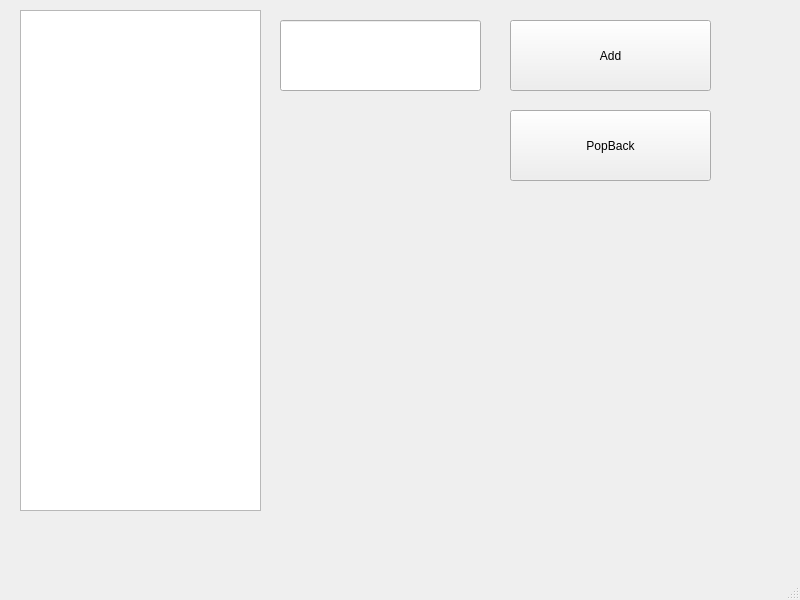
<?xml version="1.0" encoding="UTF-8"?>
<ui version="4.0">
 <class>MainWindow</class>
 <widget class="QMainWindow" name="MainWindow">
  <property name="geometry">
   <rect>
    <x>0</x>
    <y>0</y>
    <width>800</width>
    <height>600</height>
   </rect>
  </property>
  <property name="windowTitle">
   <string>MainWindow</string>
  </property>
  <widget class="QWidget" name="centralwidget">
   <widget class="QPlainTextEdit" name="plainTextEdit">
    <property name="geometry">
     <rect>
      <x>20</x>
      <y>10</y>
      <width>241</width>
      <height>501</height>
     </rect>
    </property>
    <property name="readOnly">
     <bool>true</bool>
    </property>
   </widget>
   <widget class="QPushButton" name="pushButton">
    <property name="geometry">
     <rect>
      <x>510</x>
      <y>20</y>
      <width>201</width>
      <height>71</height>
     </rect>
    </property>
    <property name="text">
     <string>Add</string>
    </property>
   </widget>
   <widget class="QPushButton" name="pushButton_2">
    <property name="geometry">
     <rect>
      <x>510</x>
      <y>110</y>
      <width>201</width>
      <height>71</height>
     </rect>
    </property>
    <property name="text">
     <string>PopBack</string>
    </property>
   </widget>
   <widget class="QLineEdit" name="lineEdit">
    <property name="geometry">
     <rect>
      <x>280</x>
      <y>20</y>
      <width>201</width>
      <height>71</height>
     </rect>
    </property>
   </widget>
  </widget>
  <widget class="QMenuBar" name="menubar">
   <property name="geometry">
    <rect>
     <x>0</x>
     <y>0</y>
     <width>800</width>
     <height>17</height>
    </rect>
   </property>
  </widget>
  <widget class="QStatusBar" name="statusbar"/>
 </widget>
 <resources/>
 <connections/>
</ui>
